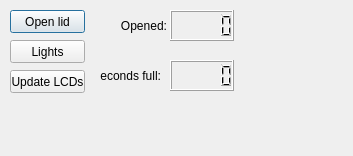
<?xml version="1.0" encoding="UTF-8"?>
<ui version="4.0">
 <class>Dialog</class>
 <widget class="QDialog" name="Dialog">
  <property name="geometry">
   <rect>
    <x>0</x>
    <y>0</y>
    <width>353</width>
    <height>156</height>
   </rect>
  </property>
  <property name="windowTitle">
   <string>Dialog</string>
  </property>
  <widget class="QPushButton" name="OpenLidButton">
   <property name="geometry">
    <rect>
     <x>10</x>
     <y>10</y>
     <width>75</width>
     <height>23</height>
    </rect>
   </property>
   <property name="text">
    <string>Open lid</string>
   </property>
  </widget>
  <widget class="QPushButton" name="lightsButton">
   <property name="geometry">
    <rect>
     <x>10</x>
     <y>40</y>
     <width>75</width>
     <height>23</height>
    </rect>
   </property>
   <property name="text">
    <string>Lights</string>
   </property>
  </widget>
  <widget class="QLabel" name="openedLabel">
   <property name="geometry">
    <rect>
     <x>120</x>
     <y>10</y>
     <width>47</width>
     <height>31</height>
    </rect>
   </property>
   <property name="text">
    <string>Opened:</string>
   </property>
   <property name="alignment">
    <set>Qt::AlignRight|Qt::AlignTrailing|Qt::AlignVCenter</set>
   </property>
  </widget>
  <widget class="QLCDNumber" name="openedLCD">
   <property name="geometry">
    <rect>
     <x>170</x>
     <y>10</y>
     <width>64</width>
     <height>31</height>
    </rect>
   </property>
  </widget>
  <widget class="QLabel" name="label">
   <property name="geometry">
    <rect>
     <x>100</x>
     <y>60</y>
     <width>61</width>
     <height>31</height>
    </rect>
   </property>
   <property name="text">
    <string>Seconds full:</string>
   </property>
   <property name="alignment">
    <set>Qt::AlignRight|Qt::AlignTrailing|Qt::AlignVCenter</set>
   </property>
  </widget>
  <widget class="QPushButton" name="updateButton">
   <property name="geometry">
    <rect>
     <x>10</x>
     <y>70</y>
     <width>75</width>
     <height>23</height>
    </rect>
   </property>
   <property name="text">
    <string>Update LCDs</string>
   </property>
  </widget>
  <widget class="QLCDNumber" name="fullLCD">
   <property name="geometry">
    <rect>
     <x>170</x>
     <y>60</y>
     <width>64</width>
     <height>31</height>
    </rect>
   </property>
  </widget>
 </widget>
 <layoutdefault spacing="6" margin="11"/>
 <resources/>
 <connections/>
</ui>
